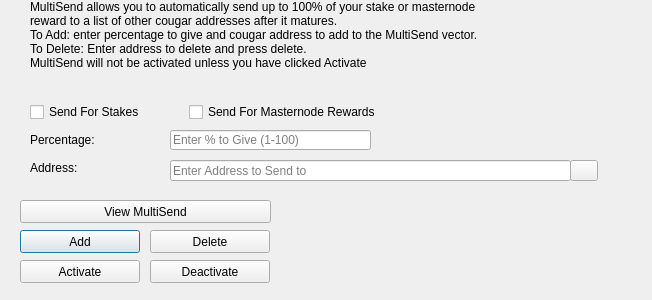
<?xml version="1.0" encoding="UTF-8"?>
<ui version="4.0">
 <class>MultiSendDialog</class>
 <widget class="QDialog" name="MultiSendDialog">
  <property name="windowModality">
   <enum>Qt::NonModal</enum>
  </property>
  <property name="geometry">
   <rect>
    <x>0</x>
    <y>0</y>
    <width>652</width>
    <height>300</height>
   </rect>
  </property>
  <property name="windowTitle">
   <string>MultiSend</string>
  </property>
  <widget class="QLineEdit" name="multiSendPercentEdit">
   <property name="geometry">
    <rect>
     <x>170</x>
     <y>130</y>
     <width>201</width>
     <height>20</height>
    </rect>
   </property>
   <property name="toolTip">
    <string>Enter whole numbers 1 - 100</string>
   </property>
   <property name="placeholderText">
    <string>Enter % to Give (1-100)</string>
   </property>
  </widget>
  <widget class="QLineEdit" name="multiSendAddressEdit">
   <property name="geometry">
    <rect>
     <x>170</x>
     <y>160</y>
     <width>401</width>
     <height>21</height>
    </rect>
   </property>
   <property name="toolTip">
    <string/>
   </property>
   <property name="placeholderText">
    <string>Enter Address to Send to</string>
   </property>
  </widget>
  <widget class="QLabel" name="label_2">
   <property name="geometry">
    <rect>
     <x>30</x>
     <y>0</y>
     <width>451</width>
     <height>121</height>
    </rect>
   </property>
   <property name="lineWidth">
    <number>1</number>
   </property>
   <property name="text">
    <string>MultiSend allows you to automatically send up to 100% of your stake or masternode reward to a list of other cougar addresses after it matures.
To Add: enter percentage to give and cougar address to add to the MultiSend vector.
To Delete: Enter address to delete and press delete.
MultiSend will not be activated unless you have clicked Activate</string>
   </property>
   <property name="alignment">
    <set>Qt::AlignLeading|Qt::AlignLeft|Qt::AlignTop</set>
   </property>
   <property name="wordWrap">
    <bool>true</bool>
   </property>
  </widget>
  <widget class="QLabel" name="message">
   <property name="geometry">
    <rect>
     <x>290</x>
     <y>200</y>
     <width>351</width>
     <height>91</height>
    </rect>
   </property>
   <property name="text">
    <string/>
   </property>
  </widget>
  <widget class="QPushButton" name="addButton">
   <property name="geometry">
    <rect>
     <x>20</x>
     <y>230</y>
     <width>120</width>
     <height>23</height>
    </rect>
   </property>
   <property name="toolTip">
    <string/>
   </property>
   <property name="statusTip">
    <string>Add to MultiSend Vector</string>
   </property>
   <property name="text">
    <string>Add</string>
   </property>
  </widget>
  <widget class="QPushButton" name="disableButton">
   <property name="geometry">
    <rect>
     <x>150</x>
     <y>260</y>
     <width>120</width>
     <height>23</height>
    </rect>
   </property>
   <property name="statusTip">
    <string>Deactivate MultiSend</string>
   </property>
   <property name="text">
    <string>Deactivate</string>
   </property>
  </widget>
  <widget class="QPushButton" name="addressBookButton">
   <property name="geometry">
    <rect>
     <x>570</x>
     <y>160</y>
     <width>28</width>
     <height>21</height>
    </rect>
   </property>
   <property name="toolTip">
    <string>Choose an address from the address book</string>
   </property>
   <property name="text">
    <string/>
   </property>
   <property name="icon">
    <iconset resource="../cougar.qrc">
     <normaloff>:/icons/address-book</normaloff>:/icons/address-book</iconset>
   </property>
   <property name="shortcut">
    <string>Alt+A</string>
   </property>
   <property name="autoDefault">
    <bool>false</bool>
   </property>
  </widget>
  <widget class="QLabel" name="label">
   <property name="geometry">
    <rect>
     <x>30</x>
     <y>130</y>
     <width>121</width>
     <height>20</height>
    </rect>
   </property>
   <property name="toolTip">
    <string>Percentage of stake to send</string>
   </property>
   <property name="text">
    <string>Percentage:</string>
   </property>
  </widget>
  <widget class="QLabel" name="label_5">
   <property name="geometry">
    <rect>
     <x>30</x>
     <y>160</y>
     <width>111</width>
     <height>16</height>
    </rect>
   </property>
   <property name="toolTip">
    <string>Address to send portion of stake to</string>
   </property>
   <property name="text">
    <string>Address:</string>
   </property>
  </widget>
  <widget class="QPushButton" name="deleteButton">
   <property name="geometry">
    <rect>
     <x>150</x>
     <y>230</y>
     <width>120</width>
     <height>23</height>
    </rect>
   </property>
   <property name="toolTip">
    <string/>
   </property>
   <property name="statusTip">
    <string>Delete Address From MultiSend Vector</string>
   </property>
   <property name="text">
    <string>Delete</string>
   </property>
  </widget>
  <widget class="QPushButton" name="activateButton">
   <property name="geometry">
    <rect>
     <x>20</x>
     <y>260</y>
     <width>120</width>
     <height>23</height>
    </rect>
   </property>
   <property name="statusTip">
    <string>Activate MultiSend</string>
   </property>
   <property name="text">
    <string>Activate</string>
   </property>
  </widget>
  <widget class="QPushButton" name="viewButton">
   <property name="geometry">
    <rect>
     <x>20</x>
     <y>200</y>
     <width>251</width>
     <height>23</height>
    </rect>
   </property>
   <property name="toolTip">
    <string/>
   </property>
   <property name="statusTip">
    <string>View MultiSend Vector</string>
   </property>
   <property name="text">
    <string>View MultiSend</string>
   </property>
  </widget>
  <widget class="QWidget" name="horizontalLayoutWidget">
   <property name="geometry">
    <rect>
     <x>30</x>
     <y>100</y>
     <width>351</width>
     <height>24</height>
    </rect>
   </property>
   <layout class="QHBoxLayout" name="horizontalLayout">
    <item>
     <widget class="QCheckBox" name="multiSendStakeCheckBox">
      <property name="text">
       <string>Send For Stakes</string>
      </property>
     </widget>
    </item>
    <item>
     <widget class="QCheckBox" name="multiSendMasternodeCheckBox">
      <property name="text">
       <string>Send For Masternode Rewards</string>
      </property>
     </widget>
    </item>
   </layout>
  </widget>
 </widget>
 <resources>
  <include location="../cougar.qrc"/>
 </resources>
 <connections/>
</ui>
